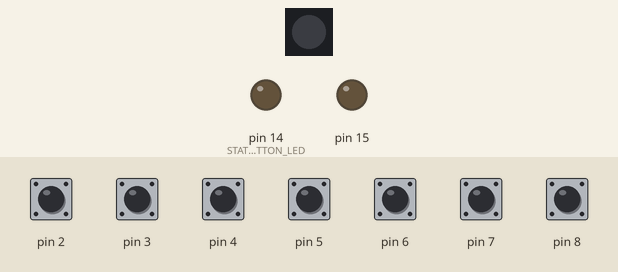
The sketch below on a simulated Arduino Leonardo, built with avr-gcc and run on an emulated ATmega32U4. Shown: 1 RGB LEDs in strip order, left to right, output pins drawn as LEDs (lit = HIGH). The test bench sets the inputs (shaded band); at power-on: pin 2–8 HIGH. The strip is taken to match the declared colour order.

Above: at 4.7 s.
4.8 s: pin 4 pulled LOW for 0.15 s
At 5.7 s:
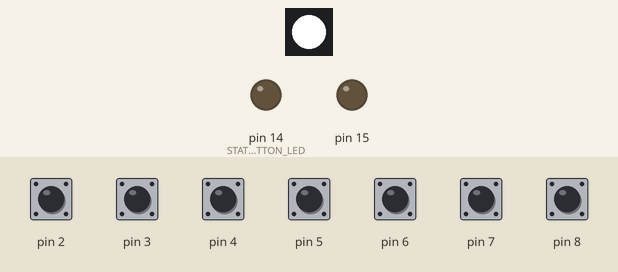
6.4 s: pin 5 pulled LOW for 0.15 s
At 6.9 s:
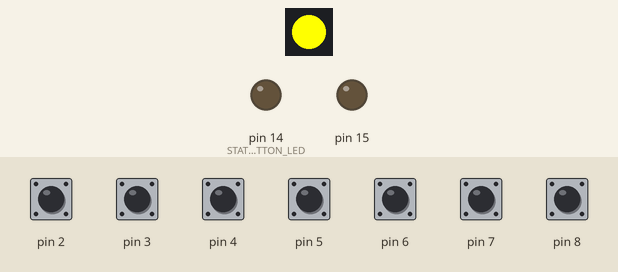
8.0 s: pin 7 pulled LOW for 0.15 s
At 8.7 s:
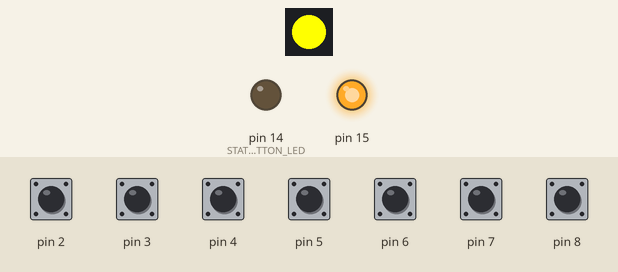
9.6 s: pin 8 pulled LOW for 0.15 s
At 9.9 s:
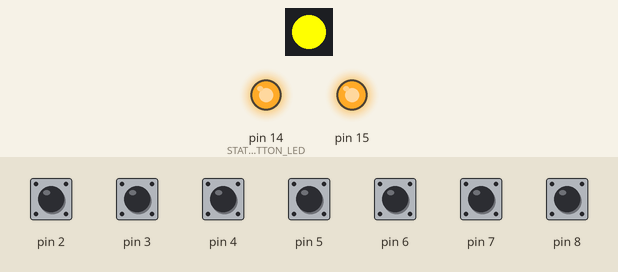
11.2 s: pin 7 pulled LOW for 1 s
At 12.3 s:
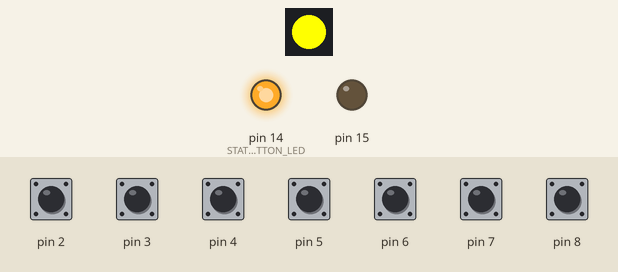
13.7 s: pin 2 pulled LOW for 0.15 s
At 14.8 s:
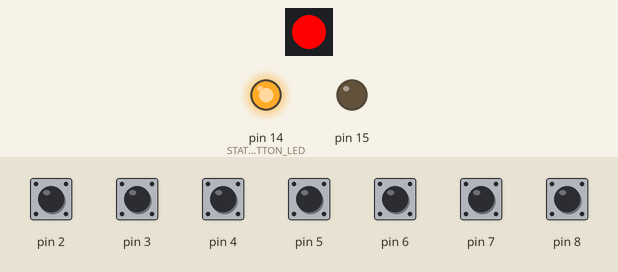
Timing chart, 0 to 16.3 s (numbered marks = the images above; inputs shaded):
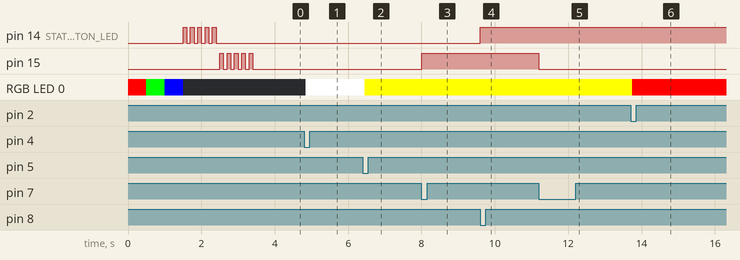

Measured:
- after the input at 4.8 s, RGB LED 0: off → RGB(255, 255, 255) after 0.05 s
- after the input at 6.4 s, RGB LED 0: RGB(255, 255, 255) → RGB(255, 255, 0) after 0.05 s
- after the input at 8.0 s, pin 15: LOW → HIGH at once
- after the input at 9.6 s, pin 14 (STATUS_BUTTON_LED): LOW → HIGH at once
- after the input at 11.2 s, pin 15: HIGH → LOW at once
- after the input at 13.7 s, RGB LED 0: RGB(255, 255, 0) → RGB(255, 0, 0) after 0.05 s

The sketch:

ObsControlFirmware.ino
```cpp
// (licence header left out)
#include <Pushbutton.h>
#include <Keyboard.h>
#include <Adafruit_NeoPixel.h>

// Uncomment the following line to print values to serial instead of sending keypresses
// #define WHATIF

// How long should the key be down?
#define KEYPRESS_LENGTH         50 // ms

// POST LED blinking
#define TEST_LED_COUNT          5
#define TEST_LED_SPEED          100 // ms

// Define pins and count for standard buttons
#define STANDARD_BUTTON_COUNT   5
Pushbutton standardButtons[] {
  Pushbutton(6),                // Green  (Ctrl-Shift-Alt-F1)
  Pushbutton(5),                // Yellow (Ctrl-Shift-Alt-F2)
  Pushbutton(4),                // Black  (Ctrl-Shift-Alt-F3)
  Pushbutton(3),                // Blue   (Ctrl-Shift-Alt-F4)
  Pushbutton(2),                // Red    (Ctrl-Shift-Alt-F5)
};

// Define pins and count for LED status buttons
#define STATUS_BUTTON_COUNT     2
#define STATUS_BUTTON_LED       14
Pushbutton statusButtons[] {
  Pushbutton(8),                // Square red   (Ctrl-Shift-Alt-F6)
  Pushbutton(7),                // Square green (Ctrl-Shift-Alt-F7)
};
bool statusCurrent[STATUS_BUTTON_COUNT];

// Define pin for RGB LED APA106
// Comment the following line to disable the RGB LED functionality
#define RGB_PIN                 16
#ifdef RGB_PIN
Adafruit_NeoPixel pixels = Adafruit_NeoPixel(1, RGB_PIN, NEO_RGB + NEO_KHZ800);
unsigned long buttonColors[] = {
  0x00ff00,                     // Green
  0xffff00,                     // Yellow
  0xffffff,                     // White (black button)
  0x0000ff,                     // Blue
  0xff0000                      // Red
 };
#endif

void setup() {
#ifdef WHATIF
  while (!Serial);
  Serial.begin(9600);
  delay(500);
  Serial.print("Initializing...");
#endif

#ifdef RGB_PIN
  // Initialize RGB LED
  pixels.begin();
  pixels.fill(0xff0000); pixels.show(); delay(TEST_LED_SPEED * TEST_LED_COUNT); // Red
  pixels.fill(0x00ff00); pixels.show(); delay(TEST_LED_SPEED * TEST_LED_COUNT); // Green
  pixels.fill(0x0000ff); pixels.show(); delay(TEST_LED_SPEED * TEST_LED_COUNT); // Blue
  pixels.fill(0x000000); pixels.show();                                         // Black (off)
#endif

  // Initialize status buttons
  for (int i = 0; i < STATUS_BUTTON_COUNT; i++) {
    statusCurrent[i] = false;
    pinMode(STATUS_BUTTON_LED + i, OUTPUT);
    for(int j = 0; j < TEST_LED_COUNT; j++) {
      digitalWrite(STATUS_BUTTON_LED + i, HIGH);
      delay(TEST_LED_SPEED);
      digitalWrite(STATUS_BUTTON_LED + i, LOW);
      delay(TEST_LED_SPEED);
    }
  }

#ifdef WHATIF
  Serial.println("Done");
#endif
}

void loop() {
  // Initialize standard buttons
  for (int i = 0; i < STANDARD_BUTTON_COUNT; i++) {
    if (standardButtons[i].getSingleDebouncedPress()) pressStandardButton(i);
  }

  // Initialize status buttons
  for (int i = 0; i < STATUS_BUTTON_COUNT; i++) {
    if (statusButtons[i].getSingleDebouncedPress()) pressStatusButton(i);
  }
}

void pressStandardButton(int index) {
#ifdef WHATIF
  Serial.print("Pressed standard button #");
  Serial.println(index + 1);
#else
  sendFunctionKey(index);
#endif
#ifdef RGB_PIN
  pixels.fill(buttonColors[index]);
  pixels.show();
#endif
}

void pressStatusButton(int index) {
  statusCurrent[index] = !statusCurrent[index];
  digitalWrite(STATUS_BUTTON_LED + index, statusCurrent[index]);
#ifdef WHATIF
  Serial.print("Status button #");
  Serial.print(index + 1);
  Serial.println(statusCurrent[index] ? " enabled" : " disabled");
#else
  sendFunctionKey(index + STANDARD_BUTTON_COUNT);
#endif
}

void sendFunctionKey(int index) {
  Keyboard.press(KEY_LEFT_CTRL);
  Keyboard.press(KEY_LEFT_SHIFT);
  Keyboard.press(KEY_LEFT_ALT);
  Keyboard.press(KEY_F1 + index);
  delay(KEYPRESS_LENGTH);
  Keyboard.releaseAll();
}
```
